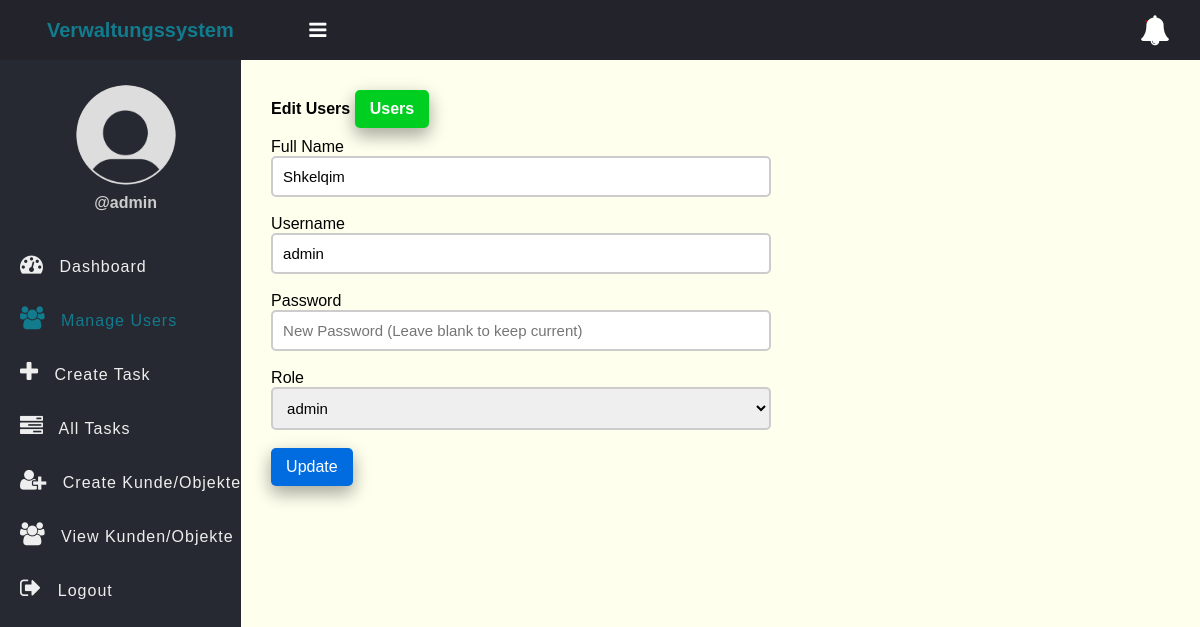
Page /edit-user.php?id=1 (signed in) on the earlier database version.
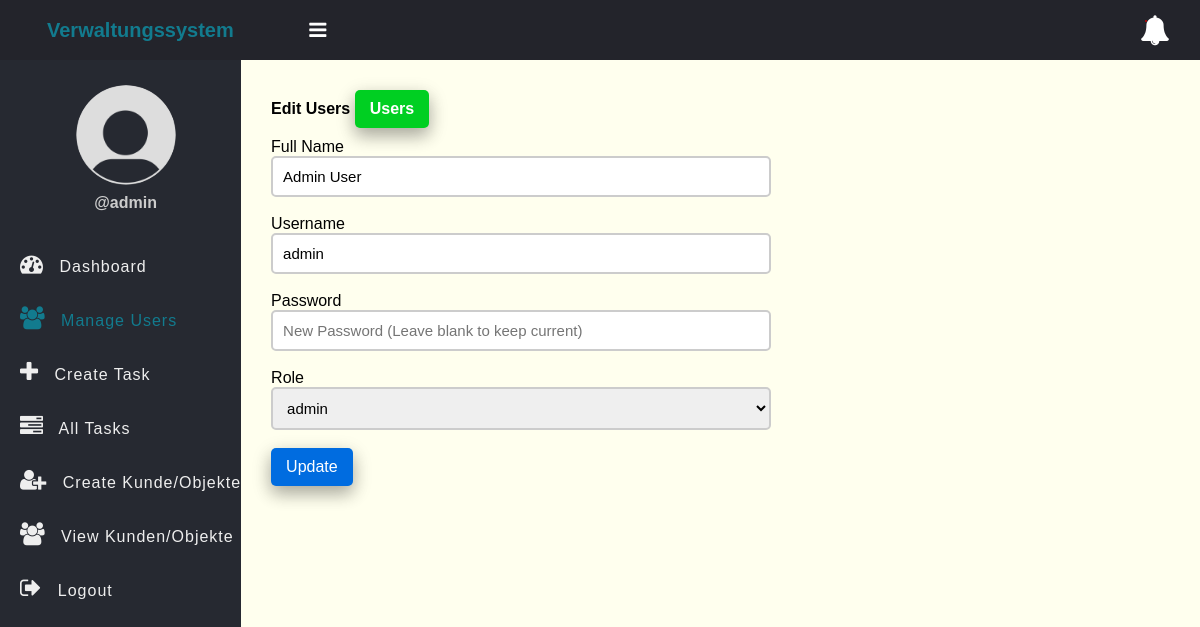
Same page on the later database version.
### tables this page shows
CREATE TABLE users (
                       id INT AUTO_INCREMENT PRIMARY KEY,
                       full_name VARCHAR(255) NOT NULL,
                       username VARCHAR(100) UNIQUE NOT NULL,
                       password VARCHAR(255) NOT NULL,
                       role ENUM('admin', 'manager', 'employee') NOT NULL,
                       created_at TIMESTAMP DEFAULT CURRENT_TIMESTAMP
);

### app/Model/User.php (called while the page is built, shortened)
<?php
function get_user_by_id($conn, $id){
	$sql = "SELECT * FROM users WHERE id =? ";
	$stmt = $conn->prepare($sql);
	$stmt->execute([$id]);
	if($stmt->rowCount() > 0){
		$user = $stmt->fetch();
	}else $user = 0;
	return $user;
}

### edit-user.php (the view, shortened to what this page needs)
<?php
if (isset($_SESSION['role']) && isset($_SESSION['id']) && $_SESSION['role'] == "admin") {
    include "DB_connection.php";
    include "app/Model/User.php";
    $id = $_GET['id'];
    $user = get_user_by_id($conn, $id);
    ?>
    <!DOCTYPE html>
    <html>
    <head>
        <link rel="stylesheet" href="https://stackpath.bootstrapcdn.com/font-awesome/4.7.0/css/font-awesome.min.css">
        <link rel="stylesheet" href="css/style.css">
    </head>
    <body>
    <?php include "inc/header.php" ?>
    <div class="body">
        <?php include "inc/nav.php" ?>
        <section class="section-1">
            <h4 class="title">Edit Users <a href="user.php">Users</a></h4>
            <form class="form-1"
                  method="POST"
                  action="app/update-user.php">
                <div class="input-holder">
                    <label>Full Name</label>
                    <input type="text" name="full_name" class="input-1" placeholder="Full Name" value="<?=$user['full_name']?>" required><br>
                </div>
                <div class="input-holder">
                    <label>Username</label>
                    <input type="text" name="user_name" value="<?=$user['username']?>" class="input-1" placeholder="Username" required><br>
                </div>
                <div class="input-holder">
                    <label>Password</label>
                    <input type="password" value="" name="password" class="input-1" placeholder="New Password (Leave blank to keep current)"><br>
                </div>
                <div class="input-holder">
                    <label>Role</label>
                    <select name="role" class="input-1" required>
                        <option value="admin" <?= ($user['role'] == "admin") ? "selected" : "" ?>>admin</option>
                    </select>
                    <br>
                </div>
                <button class="edit-btn">Update</button>
            </form>
        </section>
    </div>
    </body>
    </html>
<?php }else{
    $em = "First login";
    header("Location: login.php?error=$em");
    exit();
}
?>

Differences in the rows shown:
changed users "admin": full_name "Shkelqim" → "Admin User"
